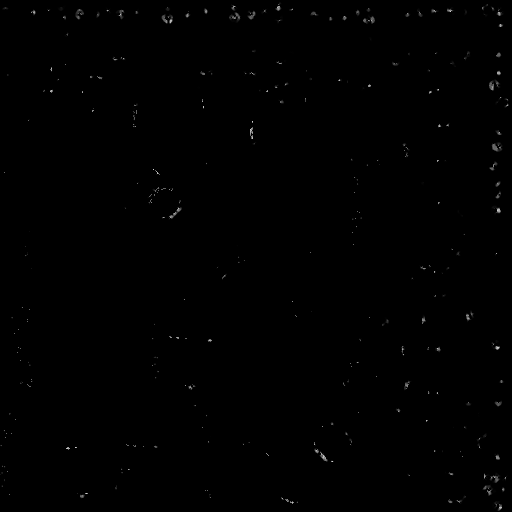
#> input picture tools/bird-model/bakes/body_ao.png, 512 x 512 px
$ python compose_textures.py
#> lines starting #> are read from the running program, lines starting #| are printed output that depends on the picture
#!/usr/bin/env python3
"""Layered PBR composer for the Carrion Buzzard (Substance-style, all original)."""
from __future__ import annotations

import argparse
import math
from pathlib import Path

import numpy as np
from PIL import Image

def lerp(a, b, t):
    return a + (b - a) * t

def clamp01(x):
    return np.clip(x, 0.0, 1.0)

def fbm(u, v, octaves=5, seed=0.0):
    t = np.zeros_like(u, dtype=np.float64)
    amp, freq = 1.0, 1.0
    tot = 0.0
    for i in range(octaves):
        x = u * freq * 12.9898 + v * freq * 78.233 + seed * 17.13 + i * 9.1
        n = np.sin(x) * 43758.5453
        n = n - np.floor(n)
        t += n * amp
        tot += amp
        amp *= 0.5
        freq *= 2.0
    return t / tot

def save_rgb(path, arr):
    path = Path(path)
    path.parent.mkdir(parents=True, exist_ok=True)
    a = np.clip(arr, 0, 1)
    if a.ndim == 2:
        a = np.stack([a, a, a], axis=-1)
    mode = "RGBA" if a.shape[-1] == 4 else "RGB"
    img = Image.fromarray((a * 255).astype(np.uint8), mode=mode)
    img.save(path)
    print("wrote", path, img.size)

def load_gray(path, size):
#> called with size = 512
    p = Path(path)
    if not p.exists():
        return None
    im = Image.open(p).convert("RGB").resize((size, size), Image.LANCZOS)
#> im is the input picture: PIL image 512x512 RGB; min 0, max 207, mean 0.6
    return np.asarray(im, dtype=np.float64) / 255.0
#> call 2 of load_gray, with size = 512
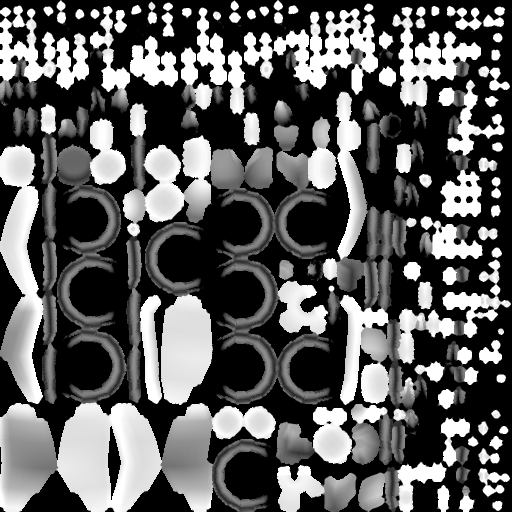
#> input picture tools/bird-model/bakes/body_curv.png, 512 x 512 px
#> in load_gray, im is the input picture: PIL image 512x512 RGB; min 0, max 255, mean 94
#> call 3 of load_gray, with size = 512
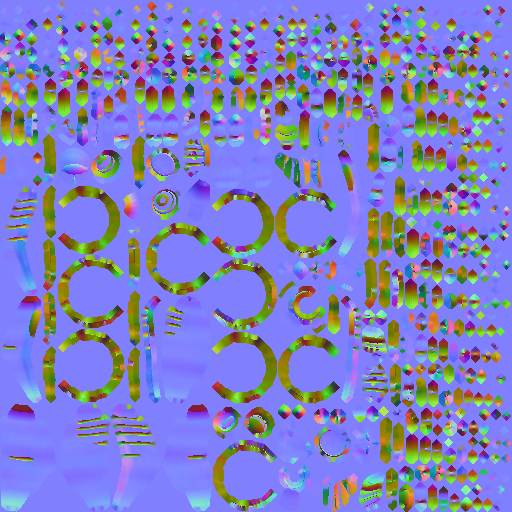
#> input picture tools/bird-model/bakes/body_normal.png, 512 x 512 px
#> in load_gray, im is the input picture: PIL image 512x512 RGB; mean R, G, B 127.6, 129.1, 195.2

def feather_atlas(size=2048):
    h = np.linspace(0, 1, size, endpoint=False)
    uu, vv = np.meshgrid(h, h)
    cols, rows = 3, 2
    cx = np.floor(uu * cols)
    cy = np.floor(vv * rows)
    lu = (uu * cols) % 1.0
    lv = (vv * rows) % 1.0
    rachis = np.abs(lu - 0.5)
    width = lerp(0.42, 0.08, lv ** 1.15) * (1.0 - 0.15 * fbm(lu, lv, 3, 3))
    width = width - (lv > 0.88) * fbm(lu * 8, lv * 8, 3, 9) * 0.12
    alpha = clamp01((width - rachis) * 18)
    gaps = (fbm(lu * 2, lv * 14, 2, 11) > 0.82) & (lv > 0.35) & (rachis > width * 0.45)
    alpha = np.where(gaps, alpha * 0.15, alpha)
    vanes = np.abs(np.sin((lu - 0.5) * 90 + fbm(lu, lv, 2, 4) * 0.8))
    dark = np.array([0.12, 0.08, 0.06])
    midc = np.array([0.22, 0.16, 0.11])
    pale = np.array([0.68, 0.60, 0.48])
    cream = np.array([0.88, 0.84, 0.72])
    blood = np.array([0.35, 0.06, 0.04])
    is_dark = (cx == 0) & (cy == 0)
    is_mid = (cx == 1) & (cy == 0)
    is_pale = (cx == 2) & (cy == 0)
    is_stain = (cx == 0) & (cy == 1)
    is_worn = (cx == 1) & (cy == 1)
    is_ruff = (cx == 2) & (cy == 1)
    tip = lv ** 1.2
    def mix(c_root, c_tip):
        t = tip[..., None]
        vane = (0.75 + 0.25 * vanes)[..., None]
        return (c_root * (1 - t) + c_tip * t) * vane
    col = np.zeros((size, size, 3))
    col = np.where(is_dark[..., None], mix(dark, midc * 1.2), col)
    col = np.where(is_mid[..., None], mix(midc, pale * 0.85), col)
    col = np.where(is_pale[..., None], mix(midc * 1.1, pale), col)
    col = np.where(is_stain[..., None], mix(dark, midc), col)
    col = np.where(is_worn[..., None], mix(midc * 0.8, pale * 0.7), col)
    col = np.where(is_ruff[..., None], mix(cream * 0.85, cream), col)
    bmask = is_stain & (lv < 0.45) & (fbm(lu, lv, 3, 21) > 0.55)
    col = np.where(bmask[..., None], col * 0.4 + blood, col)
    rach = (rachis < 0.03)[..., None]
    col = np.where(rach, col * 0.7 + np.array([0.2, 0.16, 0.1]) * 0.3, col)
    dust = fbm(uu, vv, 4, 7)
    col = col + (dust * 0.06 - 0.03)[..., None]
    rgba = np.concatenate([clamp01(col), alpha[..., None]], axis=-1)
    height = vanes * 0.4 + (1 - rachis * 2).clip(0, 1) * 0.3
    rough = clamp01(0.82 + 0.12 * vanes - 0.08 * is_ruff.astype(np.float64))
    return rgba, height, rough

def body_procedural(size, ao=None, curv=None, nrm=None):
    h = np.linspace(0, 1, size, endpoint=False)
    u, v = np.meshgrid(h, h)
    n = fbm(u, v, 5, 21)
    sore = fbm(u, v, 3, 7)
    dust = fbm(u * 1.8, v * 1.8, 3, 15)
    # Art-bible zombie/creature flesh: grey-green #6f7a62, dirt-biased, no pale cyan.
    col = np.stack([
        lerp(88, 130, n),
        lerp(96, 138, n),
        lerp(72, 110, n),
    ], axis=-1) / 255.0
    # Sparse dried-blood stains only — do not flood the atlas (head UVs share this map).
    k = clamp01((sore - 0.84) / 0.16) ** 1.5
    blood = np.array([110, 48, 40]) / 255.0
    col = col * (1 - k[..., None] * 0.65) + blood * (k[..., None] * 0.65)
    dk = clamp01((dust - 0.58) * 0.45)
    dustc = np.array([186, 168, 130]) / 255.0
    col = col * (1 - dk[..., None]) + dustc * dk[..., None]
    if ao is not None:
        a = ao[..., 0] if ao.ndim == 3 else ao
        # Darken cavities, but do not turn every crease into wet blood.
        col = col * (0.62 + 0.38 * a[..., None])
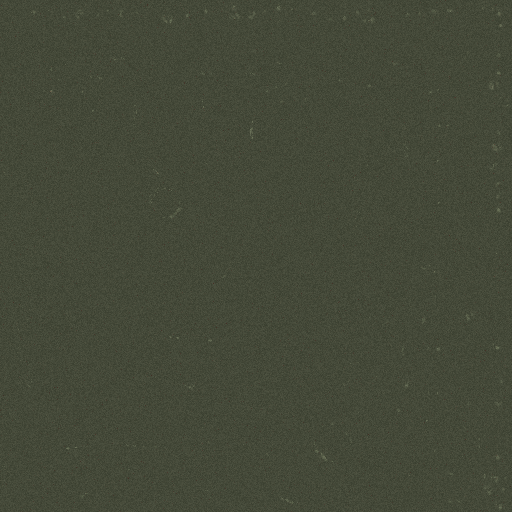
#> col: shape (512, 512, 3) float64; mean of channels 0, 1, 2 0.269, 0.287, 0.223; drawn as R, G, B
        wet = k * clamp01(1.0 - a)
#> in clamp01 (call 3), `return np.clip(x, 0.0, 1.0)`:
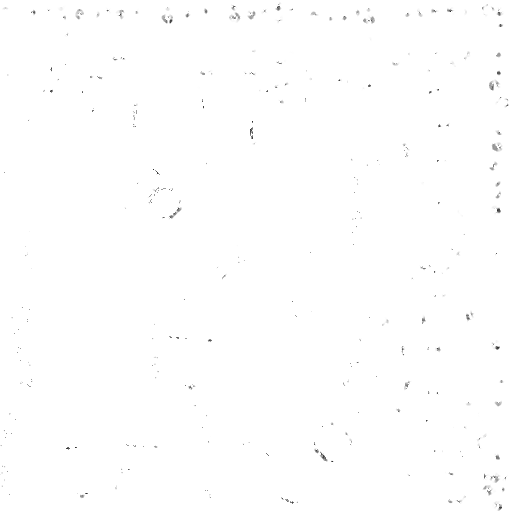
#> returned value: shape (512, 512) float64; min 0.188, max 1, mean 0.997
        col = col * (1 - 0.35 * wet[..., None]) + np.array([0.22, 0.04, 0.03]) * (0.35 * wet[..., None])
    if curv is not None:
        c = curv[..., 0] if curv.ndim == 3 else curv
        col = col + ((c - 0.5) * 0.08)[..., None]
    # Skin/feather default is matte. Only the sparse blood mask goes slightly wetter.
    rough = np.full((size, size), 0.82)
    rough = clamp01(rough - k * 0.18 + (n - 0.5) * 0.06)
    if ao is not None:
        a = ao[..., 0] if ao.ndim == 3 else ao
        # Crevices stay rough (0.85), not lacquered.
        rough = clamp01(rough * (0.15 + 0.85 * a) + 0.85 * (1 - a) * 0.15 + 0.70 * (1 - a))
    emit = np.zeros((size, size, 3))
    return clamp01(col), rough, emit

def height_to_normal(height, strength=4.0):
    dx = np.zeros_like(height)
    dy = np.zeros_like(height)
    dx[:, 1:-1] = height[:, 2:] - height[:, :-2]
    dy[1:-1, :] = height[2:, :] - height[:-2, :]
    nx = -dx * strength
    ny = -dy * strength
    nz = np.ones_like(height)
    l = np.sqrt(nx * nx + ny * ny + nz * nz) + 1e-8
    return np.stack([nx / l * 0.5 + 0.5, ny / l * 0.5 + 0.5, nz / l * 0.5 + 0.5], axis=-1)

def main():
    ap = argparse.ArgumentParser()
    ap.add_argument("--bakes", default=str(Path(__file__).parent / "bakes"))
    ap.add_argument("--out", default=str(Path(__file__).parent / "textures"))
    ap.add_argument("--size", type=int, default=512)
    args = ap.parse_args()
    out = Path(args.out); bakes = Path(args.bakes); size = args.size
    out.mkdir(parents=True, exist_ok=True)
    ao = load_gray(bakes / "body_ao.png", size)
    curv = load_gray(bakes / "body_curv.png", size)
    nrm = load_gray(bakes / "body_normal.png", size)
    albedo, rough, emit = body_procedural(size, ao, curv, nrm)
#> emit: shape (512, 512, 3) float64; every value is 0
    save_rgb(out / "body_albedo.png", albedo)
#| wrote tools/bird-model/textures/body_albedo.png (512, 512)
    save_rgb(out / "body_roughness.png", rough)
#| wrote tools/bird-model/textures/body_roughness.png (512, 512)
    save_rgb(out / "body_emissive.png", emit)
#> in save_rgb (call 3), `img = Image.fromarray((a * 255).astype(np.uint8), mode=mode)`: img: PIL image 512x512 RGB; every value is 0
#| wrote tools/bird-model/textures/body_emissive.png (512, 512)
    if nrm is not None:
        Image.open(bakes / "body_normal.png").convert("RGB").resize((size, size), Image.LANCZOS).save(out / "body_normal.png")
        print("copied body_normal")
    else:
        h = np.linspace(0, 1, size, endpoint=False)
        uu, vv = np.meshgrid(h, h)
        save_rgb(out / "body_normal.png", height_to_normal(fbm(uu, vv, 4, 2) * 0.05, 2.0))
    rgba, height, fr = feather_atlas(size)
    save_rgb(out / "feather_albedo.png", rgba)
#> in save_rgb (call 4), `img = Image.fromarray((a * 255).astype(np.uint8), mode=mode)`:
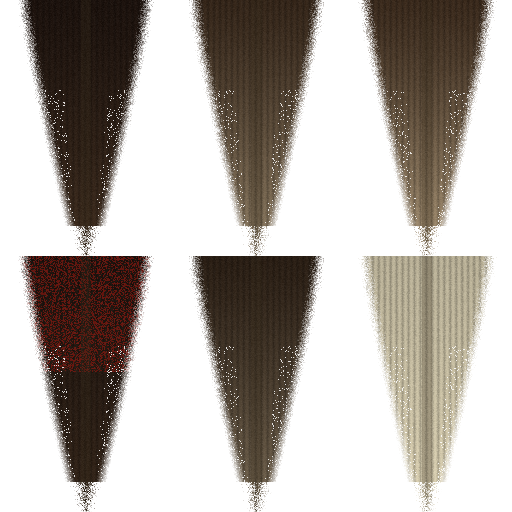
#> img: PIL image 512x512 RGBA; mean R, G, B, A 89.3, 74.6, 59.2, 105.1; transparent parts drawn white
#| wrote tools/bird-model/textures/feather_albedo.png (512, 512)
    save_rgb(out / "feather_normal.png", height_to_normal(height, 6.0))
#> in save_rgb (call 5), `img = Image.fromarray((a * 255).astype(np.uint8), mode=mode)`:
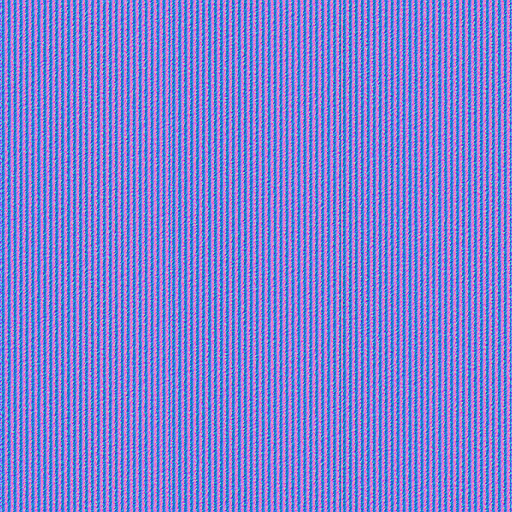
#> img: PIL image 512x512 RGB; mean R, G, B 126.9, 127, 213.6
#| wrote tools/bird-model/textures/feather_normal.png (512, 512)
    save_rgb(out / "feather_roughness.png", fr)
#> in save_rgb (call 6), `img = Image.fromarray((a * 255).astype(np.uint8), mode=mode)`:
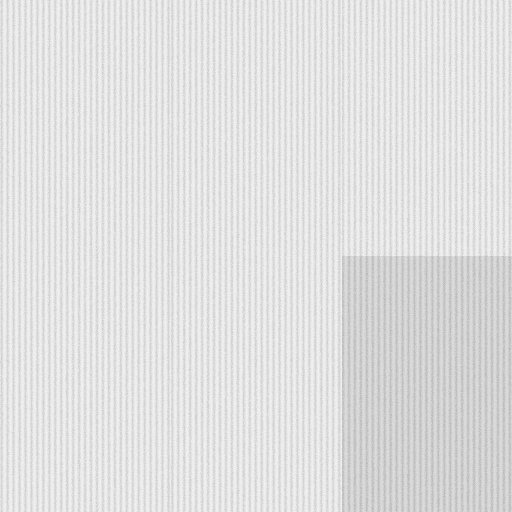
#> img: PIL image 512x512 RGB; min 188, max 239, mean 224.6
#| wrote tools/bird-model/textures/feather_roughness.png (512, 512)
#| wrote tools/bird-model/textures/ruff_albedo.png (512, 512)
    save_rgb(out / "ruff_albedo.png", rgba)
    print("compose done", out)

if __name__ == "__main__":
    main()
